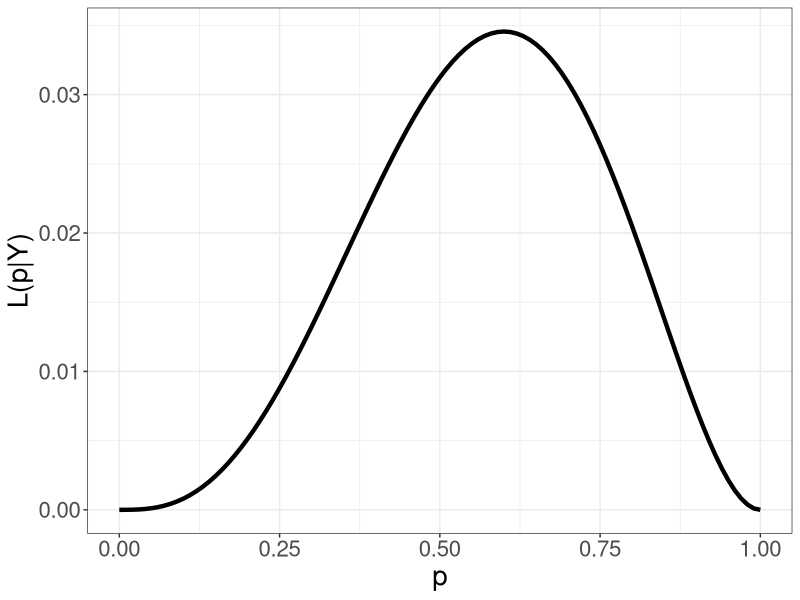

Write the R code that produced this figure.
## ---- chunk 1
library(tidyverse)
p <- seq(0, 1, 0.01)
y <- p^3*(1 - p)^2
data.frame(p, y) %>%
  ggplot(aes(x = p, y = y)) +
  geom_line(lwd=1.5) +
  theme_bw() +
  labs(x = "p", y = "L(p|Y)") +
  theme(text = element_text(size = 20))
